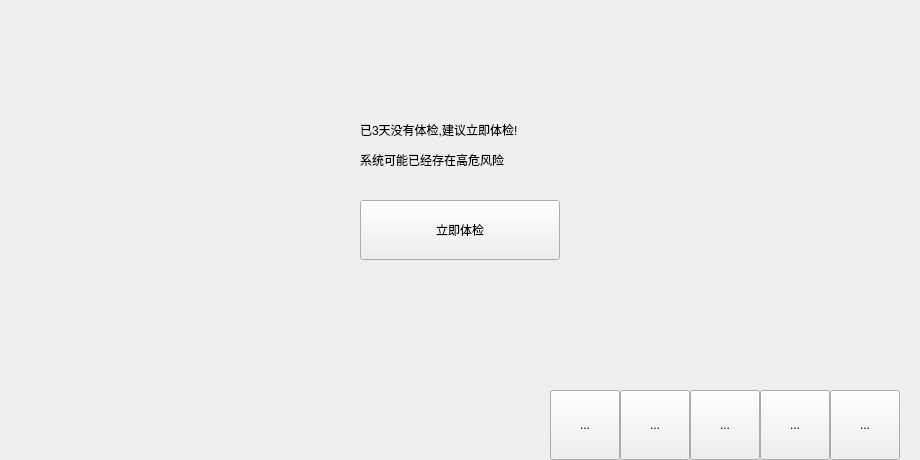
<?xml version="1.0" encoding="UTF-8"?>
<ui version="4.0">
 <class>HomeWidget</class>
 <widget class="QWidget" name="HomeWidget">
  <property name="geometry">
   <rect>
    <x>0</x>
    <y>0</y>
    <width>920</width>
    <height>460</height>
   </rect>
  </property>
  <property name="windowTitle">
   <string>Form</string>
  </property>
  <widget class="QWidget" name="home" native="true">
   <property name="geometry">
    <rect>
     <x>0</x>
     <y>0</y>
     <width>920</width>
     <height>460</height>
    </rect>
   </property>
   <widget class="QLabel" name="subtitle">
    <property name="geometry">
     <rect>
      <x>360</x>
      <y>150</y>
      <width>400</width>
      <height>20</height>
     </rect>
    </property>
    <property name="text">
     <string>系统可能已经存在高危风险</string>
    </property>
   </widget>
   <widget class="QPushButton" name="pushButton">
    <property name="geometry">
     <rect>
      <x>360</x>
      <y>200</y>
      <width>200</width>
      <height>60</height>
     </rect>
    </property>
    <property name="text">
     <string>立即体检</string>
    </property>
   </widget>
   <widget class="QToolButton" name="tbApp">
    <property name="geometry">
     <rect>
      <x>550</x>
      <y>390</y>
      <width>70</width>
      <height>70</height>
     </rect>
    </property>
    <property name="text">
     <string>...</string>
    </property>
   </widget>
   <widget class="QToolButton" name="tbService">
    <property name="geometry">
     <rect>
      <x>620</x>
      <y>390</y>
      <width>70</width>
      <height>70</height>
     </rect>
    </property>
    <property name="text">
     <string>...</string>
    </property>
   </widget>
   <widget class="WaveBallWidget" name="wallBallWidget" native="true">
    <property name="geometry">
     <rect>
      <x>110</x>
      <y>90</y>
      <width>190</width>
      <height>190</height>
     </rect>
    </property>
   </widget>
   <widget class="QLabel" name="title">
    <property name="geometry">
     <rect>
      <x>360</x>
      <y>110</y>
      <width>400</width>
      <height>40</height>
     </rect>
    </property>
    <property name="text">
     <string>已3天没有体检,建议立即体检!</string>
    </property>
   </widget>
   <widget class="QToolButton" name="tbHandler">
    <property name="geometry">
     <rect>
      <x>690</x>
      <y>390</y>
      <width>70</width>
      <height>70</height>
     </rect>
    </property>
    <property name="text">
     <string>...</string>
    </property>
   </widget>
   <widget class="QToolButton" name="tbFix">
    <property name="geometry">
     <rect>
      <x>760</x>
      <y>390</y>
      <width>70</width>
      <height>70</height>
     </rect>
    </property>
    <property name="text">
     <string>...</string>
    </property>
   </widget>
   <widget class="QToolButton" name="tbMore">
    <property name="geometry">
     <rect>
      <x>830</x>
      <y>390</y>
      <width>70</width>
      <height>70</height>
     </rect>
    </property>
    <property name="text">
     <string>...</string>
    </property>
   </widget>
   <widget class="StateWidget" name="fangHuZhongXin" native="true">
    <property name="geometry">
     <rect>
      <x>20</x>
      <y>390</y>
      <width>70</width>
      <height>70</height>
     </rect>
    </property>
   </widget>
   <widget class="StateWidget" name="wangGouXianPei" native="true">
    <property name="geometry">
     <rect>
      <x>90</x>
      <y>390</y>
      <width>70</width>
      <height>70</height>
     </rect>
    </property>
   </widget>
   <widget class="StateWidget" name="fanLeSuo" native="true">
    <property name="geometry">
     <rect>
      <x>160</x>
      <y>390</y>
      <width>70</width>
      <height>70</height>
     </rect>
    </property>
   </widget>
  </widget>
  <widget class="QWidget" name="background" native="true">
   <property name="geometry">
    <rect>
     <x>0</x>
     <y>0</y>
     <width>920</width>
     <height>460</height>
    </rect>
   </property>
  </widget>
  <zorder>background</zorder>
  <zorder>home</zorder>
 </widget>
 <customwidgets>
  <customwidget>
   <class>WaveBallWidget</class>
   <extends>QWidget</extends>
   <header location="global">customviews/waveballwidget.h</header>
   <container>1</container>
  </customwidget>
  <customwidget>
   <class>StateWidget</class>
   <extends>QWidget</extends>
   <header location="global">customviews/statewidget.h</header>
   <container>1</container>
  </customwidget>
 </customwidgets>
 <resources/>
 <connections/>
</ui>
